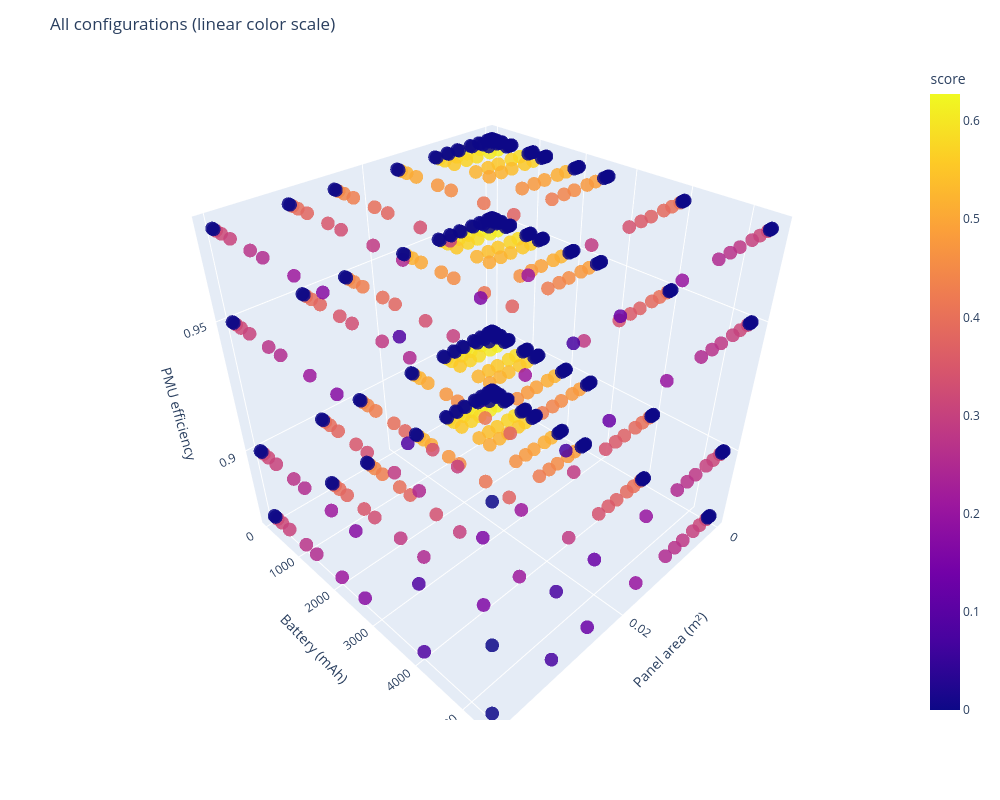

Here is the notebook cell this chart was saved with:
### Markdown cell above
## Plot best configurations

Visualize all configurations in 3D space (panel area × battery capacity × PMU efficiency)

### Code cell
LOG_COLOR = False

data = summary.copy()

if LOG_COLOR:
    eps = 1e-9
    data["score_color"] = np.log10(data["score"] + eps)
    color_label = "log10(score)"
else:
    data["score_color"] = data["score"]
    color_label = "score"

fig = px.scatter_3d(
    data,
    x="panel_area_m2",
    y="C_batt_mAh",
    z="eta_PMU",
    color="score_color",
    labels={
        "panel_area_m2": "Panel area (m²)",
        "C_batt_mAh": "Battery (mAh)",
        "eta_PMU": "PMU efficiency",
        "score_color": color_label
    },
    opacity=0.85
)

fig.update_layout(
    width=1000,
    height=800,
    title=f"All configurations ({'log color scale' if LOG_COLOR else 'linear color scale'})"
)

fig.show()

### Figure 1 — Plotly figure (JSON) as saved in the notebook; plotly's stock layout.template omitted (floating-point values rounded to 4 significant figures; data arrays with more than 128 entries replaced by an {"elided": "..."} marker saying what was removed)
{"data": [{"hovertemplate": "Panel area (m²)=%{x}<br>Battery (mAh)=%{y}<br>PMU efficiency=%{z}<br>score=%{marker.color}<extra></extra>", "legendgroup": "", "marker": {"color": {"elided": "616 float values"}, "coloraxis": "coloraxis", "opacity": 0.85, "symbol": "circle"}, "mode": "markers", "name": "", "scene": "scene", "showlegend": false, "type": "scatter3d", "x": {"elided": "616 float values"}, "y": {"elided": "616 int values"}, "z": {"elided": "616 float values"}}], "layout": {"coloraxis": {"colorbar": {"title": {"text": "score"}}, "colorscale": [[0, "#0d0887"], [0.1111, "#46039f"], [0.2222, "#7201a8"], [0.3333, "#9c179e"], [0.4444, "#bd3786"], [0.5556, "#d8576b"], [0.6667, "#ed7953"], [0.7778, "#fb9f3a"], [0.8889, "#fdca26"], [1, "#f0f921"]]}, "height": 800, "legend": {"tracegroupgap": 0}, "margin": {"t": 60}, "scene": {"domain": {"x": [0, 1], "y": [0, 1]}, "xaxis": {"title": {"text": "Panel area (m²)"}}, "yaxis": {"title": {"text": "Battery (mAh)"}}, "zaxis": {"title": {"text": "PMU efficiency"}}}, "title": {"text": "All configurations (linear color scale)"}, "width": 1000}}
